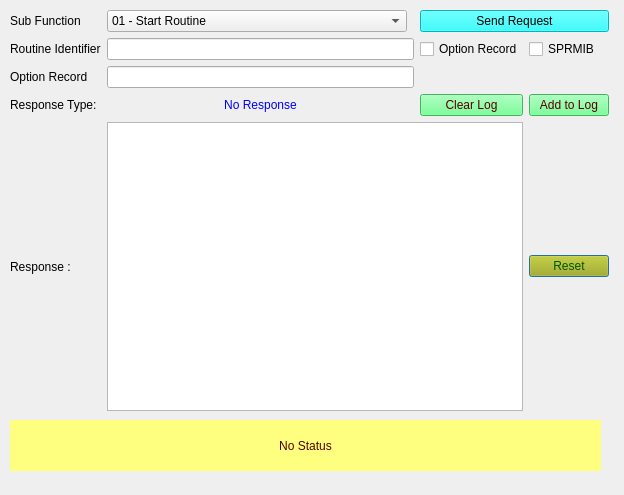
<?xml version="1.0" encoding="UTF-8"?>
<ui version="4.0">
 <class>Form_SID_31</class>
 <widget class="QDialog" name="Form_SID_31">
  <property name="geometry">
   <rect>
    <x>0</x>
    <y>0</y>
    <width>624</width>
    <height>495</height>
   </rect>
  </property>
  <property name="windowTitle">
   <string>Dialog</string>
  </property>
  <widget class="QWidget" name="layoutWidget">
   <property name="geometry">
    <rect>
     <x>10</x>
     <y>10</y>
     <width>599</width>
     <height>401</height>
    </rect>
   </property>
   <layout class="QGridLayout" name="gridLayout_2">
    <property name="sizeConstraint">
     <enum>QLayout::SetNoConstraint</enum>
    </property>
    <item row="1" column="2">
     <widget class="QCheckBox" name="checkBox_StatusRecord">
      <property name="toolTip">
       <string>&lt;html&gt;&lt;head/&gt;&lt;body&gt;&lt;p&gt;Click to enable the field to enter Option Record&lt;/p&gt;&lt;/body&gt;&lt;/html&gt;</string>
      </property>
      <property name="text">
       <string>Option Record</string>
      </property>
     </widget>
    </item>
    <item row="6" column="3">
     <widget class="QPushButton" name="pushButton_reset">
      <property name="styleSheet">
       <string notr="true">background-color: rgb(170, 170, 0);
font: 75 8pt &quot;MS Shell Dlg 2&quot;;
color: rgb(0, 85, 0);</string>
      </property>
      <property name="text">
       <string>Reset</string>
      </property>
     </widget>
    </item>
    <item row="3" column="1">
     <widget class="QLabel" name="label_ResType">
      <property name="autoFillBackground">
       <bool>false</bool>
      </property>
      <property name="styleSheet">
       <string notr="true">color: rgb(0, 0, 255);</string>
      </property>
      <property name="text">
       <string>No Response</string>
      </property>
      <property name="alignment">
       <set>Qt::AlignCenter</set>
      </property>
     </widget>
    </item>
    <item row="3" column="0">
     <widget class="QLabel" name="label_5">
      <property name="text">
       <string>Response Type: </string>
      </property>
     </widget>
    </item>
    <item row="6" column="1" colspan="2">
     <widget class="QTextBrowser" name="textBrowser_Resp"/>
    </item>
    <item row="0" column="0">
     <widget class="QLabel" name="label_9">
      <property name="text">
       <string>Sub Function</string>
      </property>
     </widget>
    </item>
    <item row="1" column="1">
     <widget class="QLineEdit" name="lineEdit_RoutineIdentifier">
      <property name="toolTip">
       <string>&lt;html&gt;&lt;head/&gt;&lt;body&gt;&lt;p&gt;Enter the Routine Identifier in hexadecimal format&lt;/p&gt;&lt;/body&gt;&lt;/html&gt;</string>
      </property>
     </widget>
    </item>
    <item row="6" column="0">
     <widget class="QLabel" name="label_4">
      <property name="text">
       <string>Response : </string>
      </property>
     </widget>
    </item>
    <item row="3" column="2">
     <widget class="QPushButton" name="pushButton_clearLog">
      <property name="styleSheet">
       <string notr="true">background-color: rgb(85, 255, 127);
color: rgb(85, 0, 0);</string>
      </property>
      <property name="text">
       <string>Clear Log</string>
      </property>
     </widget>
    </item>
    <item row="1" column="0">
     <widget class="QLabel" name="label_6">
      <property name="text">
       <string>Routine Identifier</string>
      </property>
     </widget>
    </item>
    <item row="0" column="2" colspan="2">
     <widget class="QPushButton" name="pushButton_Send31Req">
      <property name="toolTip">
       <string>Sends the 31 service request to ECU</string>
      </property>
      <property name="styleSheet">
       <string notr="true">background-color: rgb(0, 255, 255);
border-color: rgb(0, 0, 0);
color: rgb(0, 0, 0);</string>
      </property>
      <property name="text">
       <string>Send Request</string>
      </property>
     </widget>
    </item>
    <item row="3" column="3">
     <widget class="QPushButton" name="pushButton_appendLog">
      <property name="styleSheet">
       <string notr="true">background-color: rgb(85, 255, 127);
color: rgb(85, 0, 0);</string>
      </property>
      <property name="text">
       <string>Add to Log</string>
      </property>
     </widget>
    </item>
    <item row="0" column="1">
     <widget class="QComboBox" name="Subfunction">
      <property name="minimumSize">
       <size>
        <width>220</width>
        <height>0</height>
       </size>
      </property>
      <property name="maximumSize">
       <size>
        <width>300</width>
        <height>16777215</height>
       </size>
      </property>
      <property name="toolTip">
       <string>&lt;html&gt;&lt;head/&gt;&lt;body&gt;&lt;p&gt;Select the Routine type to which you want ECU to move. &lt;/p&gt;&lt;p&gt;If your routine type is not in list then contact admin&lt;/p&gt;&lt;/body&gt;&lt;/html&gt;</string>
      </property>
      <item>
       <property name="text">
        <string>01 - Start Routine</string>
       </property>
      </item>
      <item>
       <property name="text">
        <string>02 - Stop Routine</string>
       </property>
      </item>
      <item>
       <property name="text">
        <string>03 - Request Routine Results</string>
       </property>
      </item>
     </widget>
    </item>
    <item row="2" column="0">
     <widget class="QLabel" name="label_7">
      <property name="text">
       <string>Option Record</string>
      </property>
     </widget>
    </item>
    <item row="2" column="1">
     <widget class="QLineEdit" name="lineEdit_StatusRecord">
      <property name="toolTip">
       <string>&lt;html&gt;&lt;head/&gt;&lt;body&gt;&lt;p&gt;Enter the Status Record in Hexadecimal format&lt;/p&gt;&lt;p&gt;&lt;br/&gt;&lt;/p&gt;&lt;/body&gt;&lt;/html&gt;</string>
      </property>
     </widget>
    </item>
    <item row="1" column="3">
     <widget class="QCheckBox" name="checkBox_suppressposmsg">
      <property name="toolTip">
       <string>If selected then Suppress Positive Response Message Indication bit will be set in Subfunction</string>
      </property>
      <property name="text">
       <string>SPRMIB</string>
      </property>
     </widget>
    </item>
   </layout>
  </widget>
  <widget class="QLabel" name="label_status">
   <property name="geometry">
    <rect>
     <x>10</x>
     <y>420</y>
     <width>591</width>
     <height>51</height>
    </rect>
   </property>
   <property name="styleSheet">
    <string notr="true">background-color: rgb(255, 255, 127);
color: rgb(85, 0, 0);
border-color: rgb(0, 0, 255);</string>
   </property>
   <property name="text">
    <string>No Status</string>
   </property>
   <property name="alignment">
    <set>Qt::AlignCenter</set>
   </property>
   <property name="wordWrap">
    <bool>true</bool>
   </property>
  </widget>
 </widget>
 <resources/>
 <connections/>
</ui>
